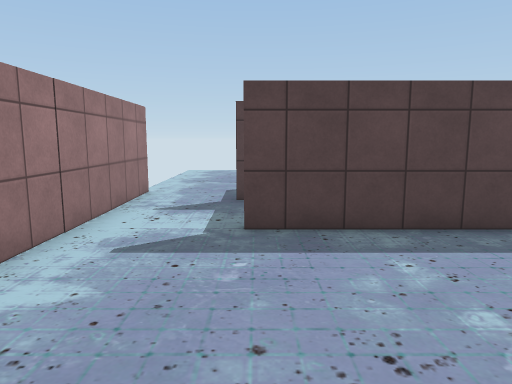
view 1 (above)

14 first-person views from a walk through a scene from a Unity 3-D project. The camera is 1.5 m above the floor, tilts 8° down and sees 70° across. The floor is counted in squares, 1 m on a side. Each view is taken from the middle of a square. On the plan, view 1 faces up. The plan holds only what a view shows up to about 16 squares ahead; the rest is blank. The place goes on beyond the plan. Some animated figures are not drawn. Door leaves are left out, so doorways stand open. Some surface patterns are stand-ins.

view 2
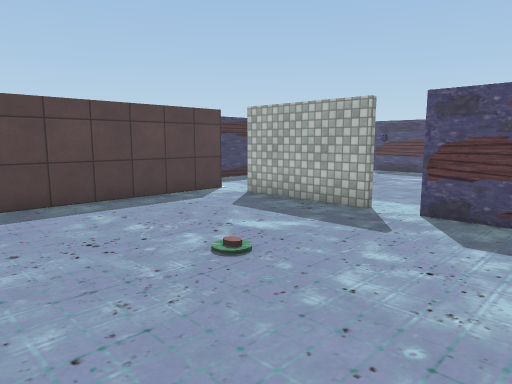

view 3
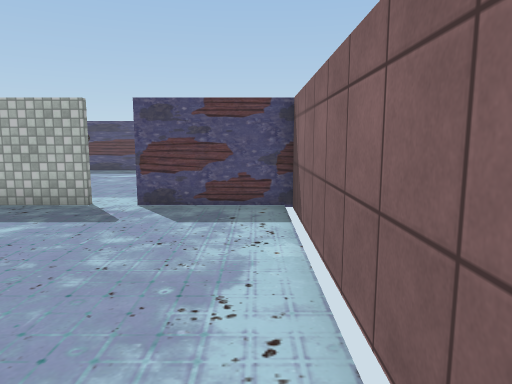

view 4
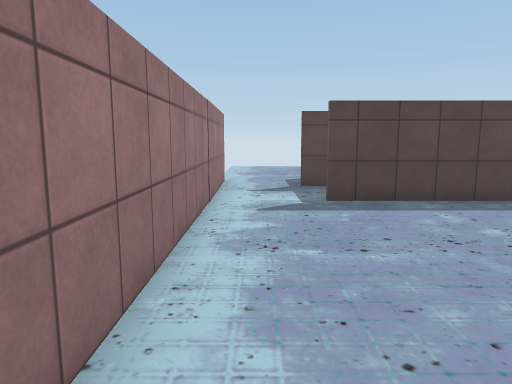

view 5
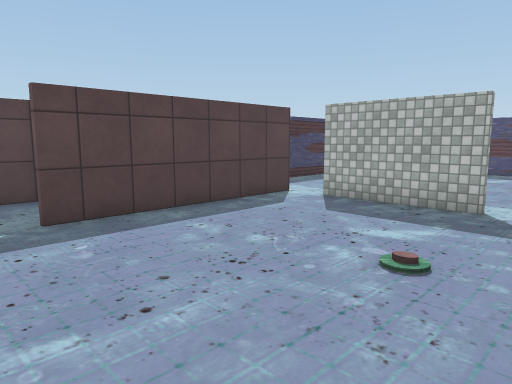

view 6
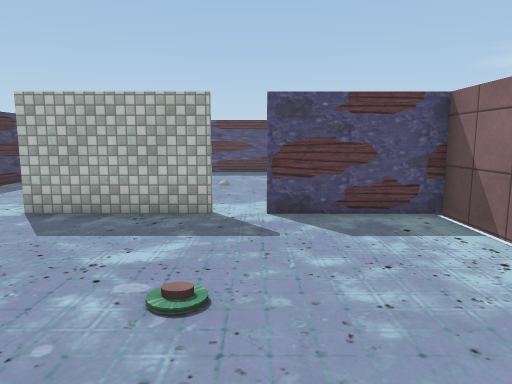

view 7
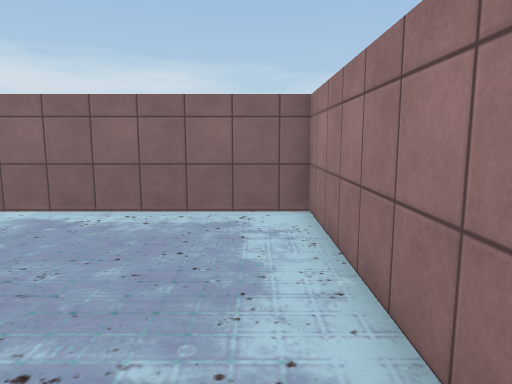

view 8
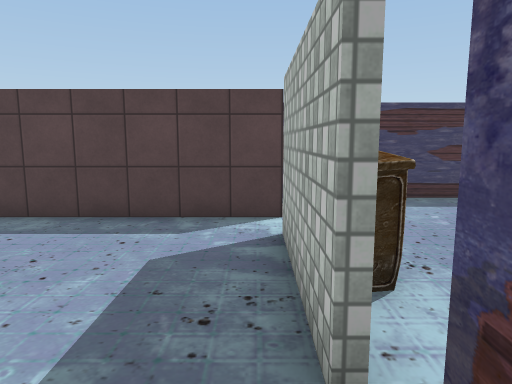

view 9
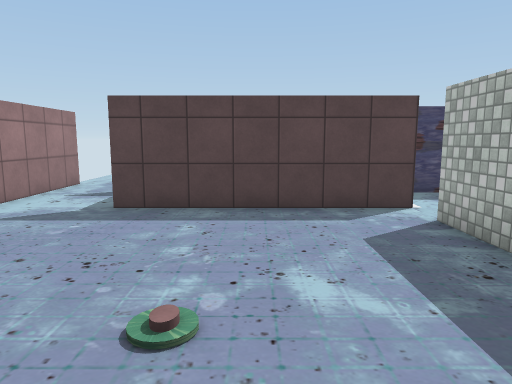

view 10
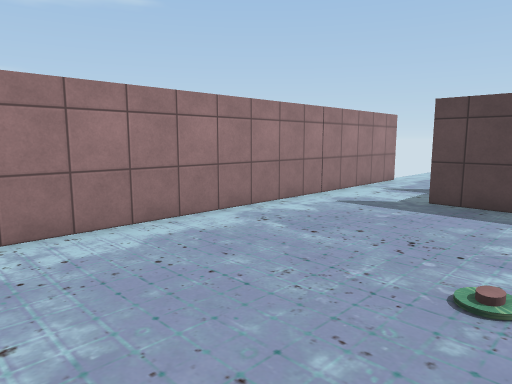

view 11
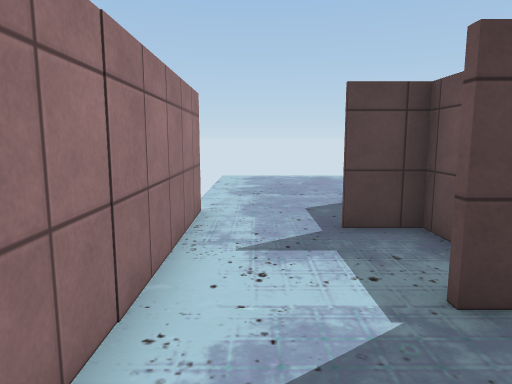

view 12
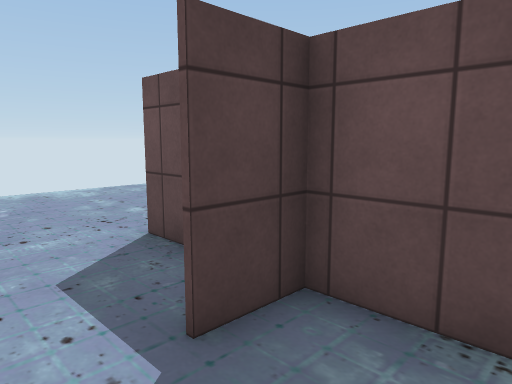

view 13
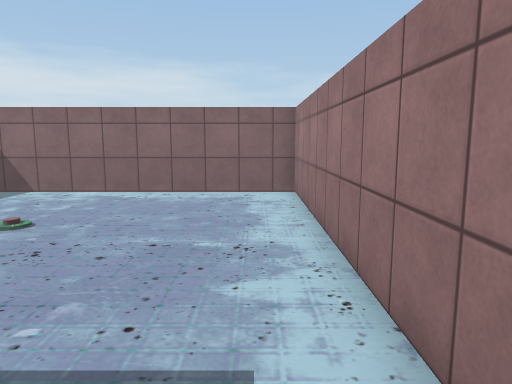

view 14
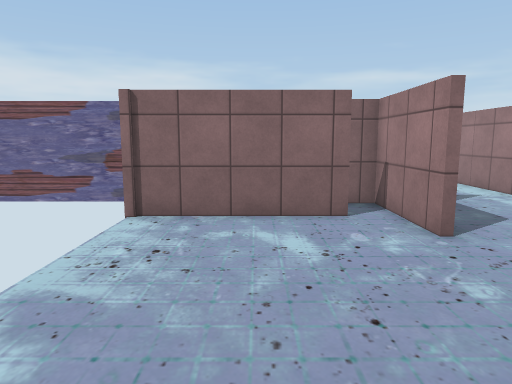

### Floor plan
Points are (right, up) in squares from view 1. A wall is a line through its corners. A room is listed if a view was taken in it or the views show most of it. See-through windows are left out.
Room 1 (views 1, 2, 3, 4, 5, 6, 7, 8, 9, 10, 11, 12, 13)
walls: (6.4, 0.9) (6.4, 1.5); (6.4, 4.4) (6.4, 4.9); (0.9, 7.3) (0.9, 9.3); (6.6, 6.1) (-0.2, 6.1); (1.1, 9.2) (-0.5, 9.2); (9.5, 8.6) (6.6, 8.6); (-3.2, 10.9) (-3.2, -3.9) (6.4, -3.9) (6.4, -0.1)
ways out: opening at (-1.5, 9.5) to room 2; opening at (8, 2); open door at (6.7, 0.3); gap at (7, 5)
objects: other object (2, 1); other object (7, 2) to (7, 3)
Room 2 (view 14)
walls: (1.1, 12.4) (1.1, 9.3); (0.9, 11.3) (0.9, 12.4); (2.1, 10.8) (6.6, 10.8)
ways out: opening at (-1.5, 9.5) to room 1

Positions as (right, up) in squares from view 1, and headings:
1: (0, 0), facing up
2: (-1, -3), facing up-right
3: (-2, -3), facing right
4: (-2, -3), facing up
5: (-2, -1), facing up-right
6: (-1, 0), facing right
7: (-2, 4), facing down
8: (6, -1), facing up
9: (3, -2), facing up
10: (3, -3), facing up-left
11: (-2, 3), facing up
12: (-2, 7), facing up-right
13: (-2, 7), facing down
14: (4, 18), facing down
